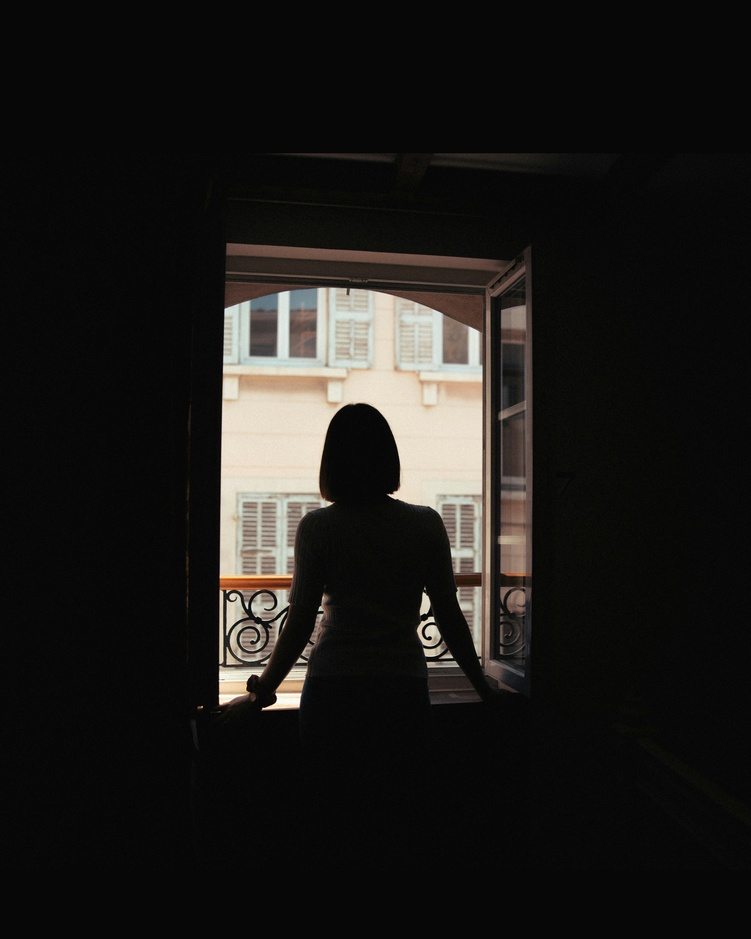
#> input picture images/woman_open_door.jpg, 751 x 939 px, shrunk from 4693 x 5867 before the run
$ jupyter execute 04.ipynb
#> lines starting #> are read from the running program, lines starting #| are printed output that depends on the picture; after the words box and inside, x2 and y2 are one past the last pixel; in counts of white or black regions, pixels touching at a corner belong together
# IN5437 — Assignment 1
## Question 4: Otsu Thresholding + Foreground Histogram Equalization

**Name:** Benjamine
**Index:** 258762A

- (a) Convert to grayscale, apply Otsu thresholding, report the threshold value.
- (b) Apply histogram equalization only to the foreground (woman + room) and observe the hidden features revealed.

[cell 1]
import cv2 as cv
import numpy as np
import matplotlib.pyplot as plt

[cell 2]
# Read the image directly in grayscale (same style as Q1 and Q3)
q4_im = cv.imread('../images/woman_open_door.jpg', cv.IMREAD_GRAYSCALE)
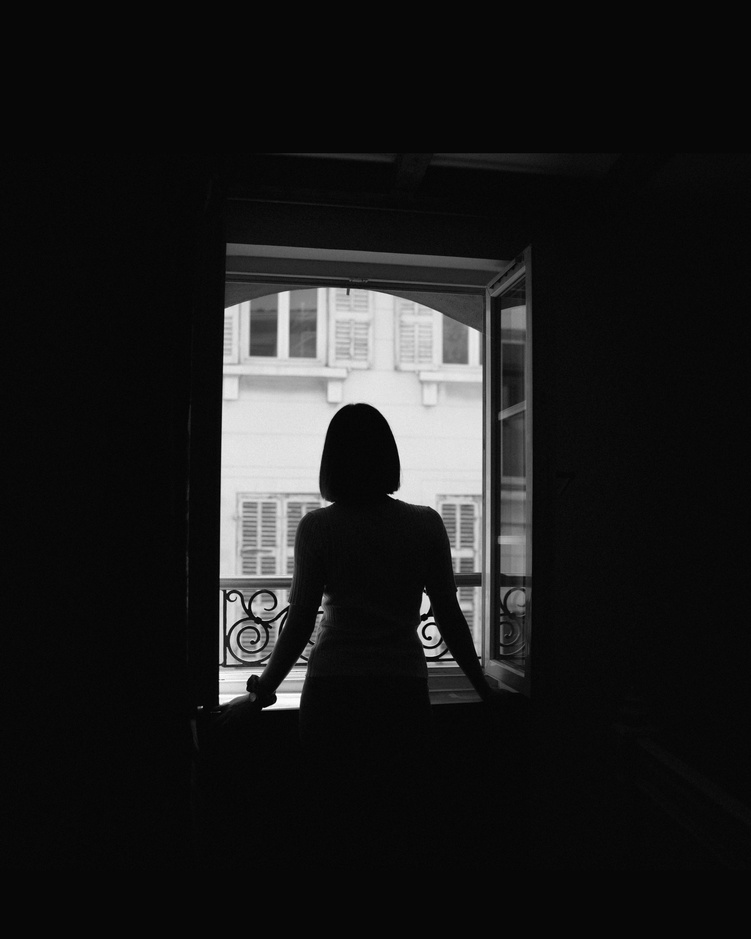
#> q4_im: shape (939, 751); min 0, max 255, mean 27.6
assert q4_im is not None, "File could not be read. Check the path."
print('Shape:', q4_im.shape, '| Min:', q4_im.min(), '| Max:', q4_im.max(), '| Mean:', round(float(q4_im.mean()), 2))
#| Shape: (939, 751) | Min: 0 | Max: 255 | Mean: 27.62

[cell 3]
fig, ax = plt.subplots(1, 2, figsize=(14, 5))
ax[0].imshow(q4_im, cmap='gray', vmin=0, vmax=255); ax[0].set_title('Grayscale image'); ax[0].axis('off')
ax[1].hist(q4_im.ravel(), bins=256, range=(0,256), color='steelblue')
ax[1].set_xlim(0, 255); ax[1].set_title('Histogram of grayscale image')
ax[1].set_xlabel('Intensity'); ax[1].set_ylabel('Count')
plt.tight_layout()
plt.show()
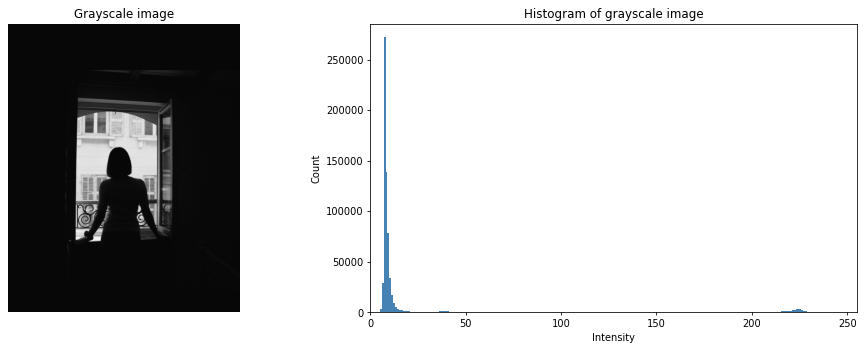
#> figure drawn by matplotlib, 2 panels; panel 2: tallest bar 272122 high, from x = 7 to 8

### Question 04.a: Otsu thresholding

`cv.threshold(..., cv.THRESH_BINARY + cv.THRESH_OTSU)` automatically finds the threshold that best separates the two peaks of a bimodal histogram. The returned value is the optimal threshold.

[cell 4]
# Apply Otsu thresholding
# First argument (0) is ignored when THRESH_OTSU flag is set — Otsu computes the threshold itself
otsu_thresh, q4_mask_raw = cv.threshold(q4_im, 0, 255, cv.THRESH_BINARY + cv.THRESH_OTSU)
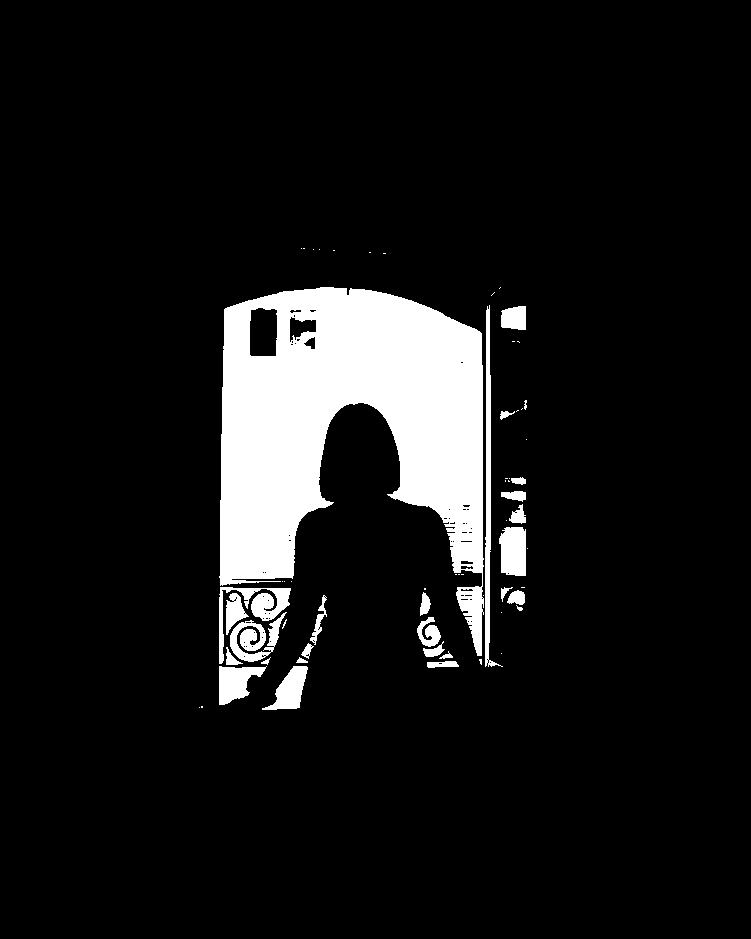
#> q4_mask_raw: shape (939, 751); 9.3% white; 62 white regions (35 under 20 px), largest, box (x1, y1, x2, y2) and area: (219, 287, 484, 656) 54243, (485, 305, 503, 667) 1746, (219, 587, 291, 664) 1398
#> otsu_thresh = 101
print(f'Otsu threshold value: {otsu_thresh}')
#| Otsu threshold value: 101.0

# cv.THRESH_BINARY gives: pixel > threshold → 255, else → 0
# In this image, the BRIGHT window becomes 255 and the DARK foreground becomes 0.
# We want the foreground (dark region: woman + room) as 255, so invert:
q4_foreground_mask = cv.bitwise_not(q4_mask_raw)

[cell 5]
fig, ax = plt.subplots(1, 3, figsize=(15, 5))
ax[0].imshow(q4_im,              cmap='gray', vmin=0, vmax=255); ax[0].set_title('Grayscale'); ax[0].axis('off')
ax[1].imshow(q4_mask_raw,        cmap='gray', vmin=0, vmax=255); ax[1].set_title(f'Otsu raw (threshold = {int(otsu_thresh)})'); ax[1].axis('off')
ax[2].imshow(q4_foreground_mask, cmap='gray', vmin=0, vmax=255); ax[2].set_title('Foreground mask (woman + room)'); ax[2].axis('off')
plt.tight_layout()
plt.show()
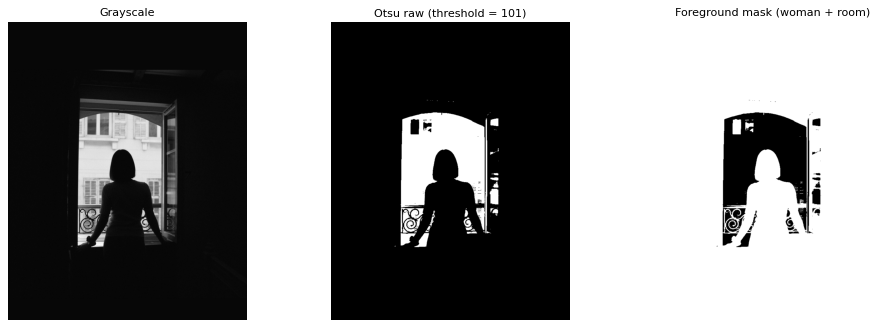
#> figure drawn by matplotlib, 3 panels

### Question 04.b: Histogram equalization on foreground region only

Equalize **only** the pixels inside the foreground mask. The window region is left untouched.

**Method:**
1. Extract the foreground pixels (1D array).
2. Compute the histogram → CDF → LUT over just those pixels.
3. Apply the LUT to every pixel in the image, but **only write back** into foreground locations; leave the window region as it was.

[cell 6]
def equalize_histogram_masked(image, mask):
    """
    Histogram equalization applied only to pixels where mask == 255.
    Pixels outside the mask are left unchanged.
    """
    L = 256

    # Step 1: extract foreground pixels only
    fg_pixels = image[mask == 255]
    total_fg = fg_pixels.size
#> total_fg = 639783

    # Step 2: histogram of foreground only
    hist = np.bincount(fg_pixels, minlength=L)
#> hist = 256 values, max 272122 at index 7, min 0 at index 102, mean 2499.2

    # Step 3: CDF and LUT
    cdf = np.cumsum(hist)
#> cdf = 256 values from 51 to 639783
    t = np.round((L - 1) / total_fg * cdf).astype(np.uint8)
#> t = 256 values from 0 to 255

    # Step 4: apply LUT, but only where mask is set; keep the background unchanged
    g = image.copy()
    g[mask == 255] = t[image[mask == 255]]
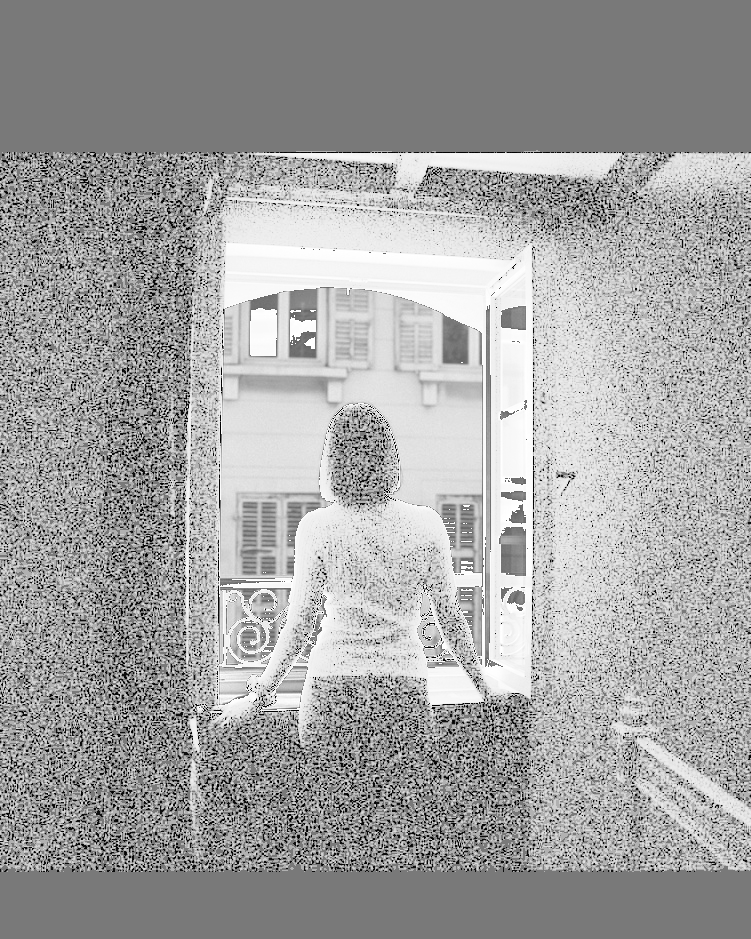
#> g: shape (939, 751); min 0, max 255, mean 162.1

    return g, t, hist

# Apply it
g_4, t_4, hist_4 = equalize_histogram_masked(q4_im, q4_foreground_mask)
#> t_4 = 256 values from 0 to 255; hist_4 has the same summary as hist in equalize_histogram_masked

[cell 7]
fig, ax = plt.subplots(1, 3, figsize=(15, 5))
ax[0].imshow(q4_im,              cmap='gray', vmin=0, vmax=255); ax[0].set_title('Original grayscale'); ax[0].axis('off')
ax[1].imshow(q4_foreground_mask, cmap='gray', vmin=0, vmax=255); ax[1].set_title(f'Foreground mask (Otsu = {int(otsu_thresh)})'); ax[1].axis('off')
ax[2].imshow(g_4,                cmap='gray', vmin=0, vmax=255); ax[2].set_title('Foreground equalized'); ax[2].axis('off')
plt.tight_layout()
plt.show()

[cell 8]
fig, ax = plt.subplots(1, 2, figsize=(14, 4))

ax[0].hist(q4_im[q4_foreground_mask == 255].ravel(), bins=256, range=(0,256), color='steelblue')
ax[0].set_xlim(0, 255)
ax[0].set_title('Histogram — foreground pixels (original)')
ax[0].set_xlabel('Intensity'); ax[0].set_ylabel('Count')

ax[1].hist(g_4[q4_foreground_mask == 255].ravel(), bins=256, range=(0,256), color='seagreen')
ax[1].set_xlim(0, 255)
ax[1].set_title('Histogram — foreground pixels (equalized)')
ax[1].set_xlabel('Intensity'); ax[1].set_ylabel('Count')

plt.tight_layout()
plt.show()
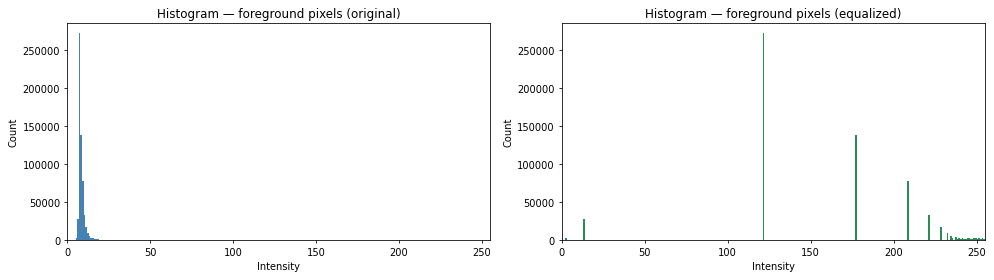
#> figure drawn by matplotlib, 2 panels; panel 1: tallest bar 272122 high, from x = 7 to 8; panel 2: tallest bar 272122 high, from x = 121 to 122

$ run again, with images/highlights_and_shadows.jpg copied over images/woman_open_door.jpg
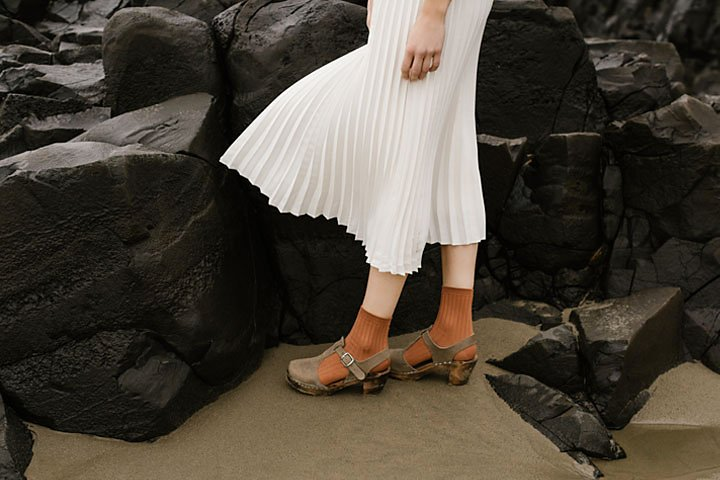
#> input picture images/highlights_and_shadows.jpg, 720 x 480 px
#| Shape: (480, 720) | Min: 0 | Max: 255 | Mean: 69.54
#> `otsu_thresh, q4_mask_raw = cv.threshold(q4_im, 0, 255, cv.THRESH_BINAR..`:
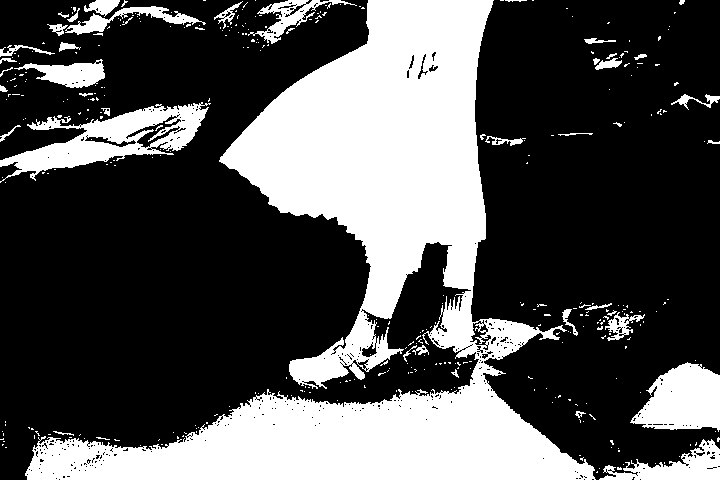
#> q4_mask_raw: shape (480, 720); 32.1% white; 355 white regions (315 under 20 px), largest, box (x1, y1, x2, y2) and area: (25, 0, 596, 480) 90453, (0, 102, 211, 183) 6289, (630, 362, 720, 432) 4310
#> otsu_thresh = 91
#| Otsu threshold value: 91.0
#> hist = 256 values, max 7409 at index 18, min 0 at index 92, mean 916.2
#> cdf = 256 values from 1029 to 234538
#> t = 256 values from 1 to 255
#> hist_4 has the same summary as hist in equalize_histogram_masked
#> `plt.show()`:
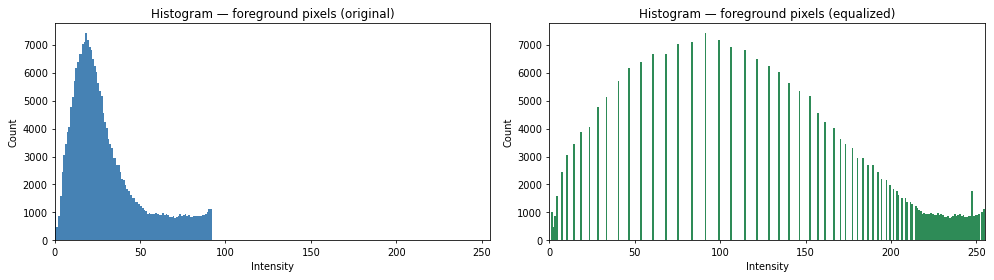
#> figure drawn by matplotlib, 2 panels; panel 1: tallest bar 7409 high, from x = 18 to 19; panel 2: tallest bar 7409 high, from x = 91 to 92
